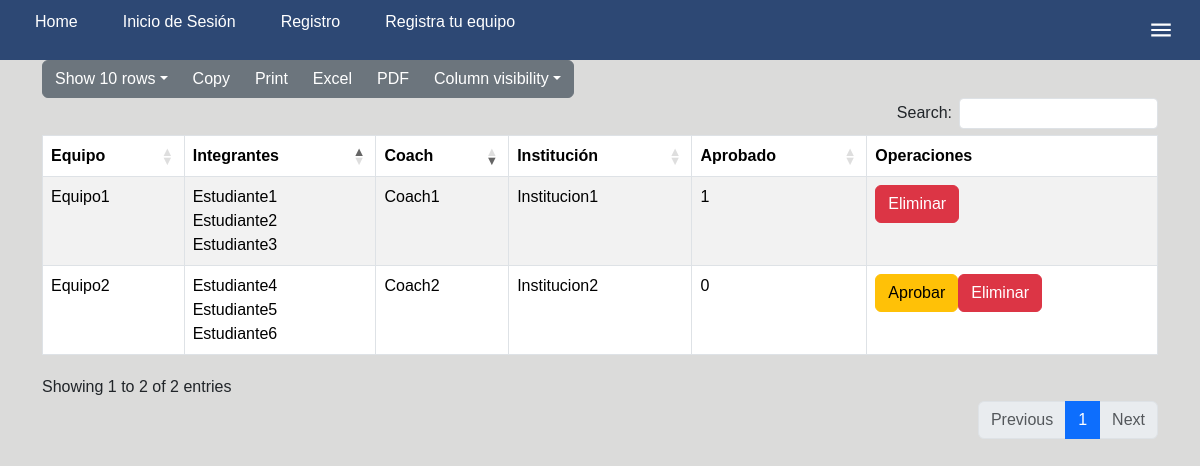
Before: /Vista/ListaEquipos.php with the older database file.
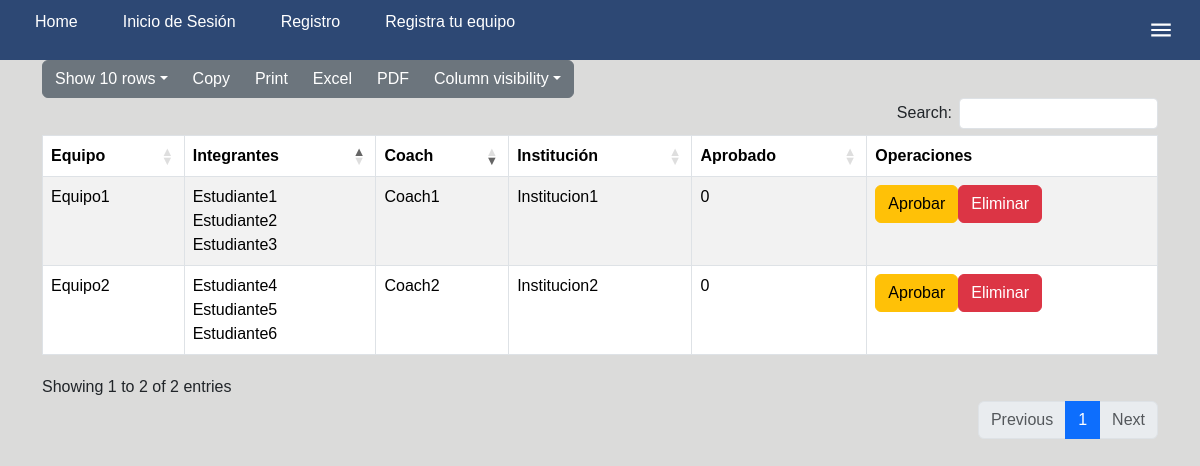
After: the same page with the newer database file.
### tables this page shows
create table
    Equipos (
        IdE int auto_increment,
        NombreEquipo varchar(50) not null,
        Estudiante1 varchar(25) not null,
        Estudiante2 varchar(25) not null,
        Estudiante3 varchar(25) not null,
        Institucion varchar(25) not null,
        Coach varchar(25) not null,
        FotoEquipo VARCHAR(255),
        Aprobado int not null,
        primary key (IdE),
        foreign key (Institucion) references Instituciones (NombreI)
    );

### datos/conexion.php (called while the page is built, shortened)
<?php
class Conexion
{
    private static $servidor = 'localhost' ;
    private static $db = 'Coding' ;
    private static $usuario = 'root';
    private static $password = 'root';
    private static $puerto = '3306';
    private static $conexion  = null;
    public static function conectar()
    {
        if (self::$conexion==null)
        {
            try
            {
                self::$conexion =  new PDO( "mysql:host=".self::$servidor.";port=".self::$puerto.";dbname=".self::$db, self::$usuario, self::$password);
                self::$conexion->setAttribute(PDO::ATTR_ERRMODE, PDO::ERRMODE_EXCEPTION);
            }
            catch(PDOException $e)
            {
                exit($e->getMessage());
            }
        }
        return self::$conexion;
    }
    public static function desconectar()
    {
        self::$conexion = null;
    }
}
?>

### datos/daoEquipos.php (called while the page is built, shortened)
<?php
require_once ('conexion.php');
class DAOEquipos
{
    private $conexion;
    private function conectar()
    {
        try {
            $this->conexion = Conexion::conectar();
        } catch (Exception $e) {
            die($e->getMessage());
        }
    }
    public function obtenerTodos(){
        try {
            $lista = array();
            $sentenciaSQL = $this->conexion->prepare("SELECT * FROM Equipos");
            $sentenciaSQL->execute();
            $resultado = $sentenciaSQL->fetchAll(PDO::FETCH_OBJ);
            foreach ($resultado as $row) {
                $obj = new Equipos();
                $obj->IdE = $row->IdE;
                $obj->NombreEquipo = $row->NombreEquipo;
                $obj->Estudiante1 = $row->Estudiante1;
                $obj->Estudiante2 = $row->Estudiante2;
                $obj->Estudiante3 = $row->Estudiante3;
                $obj->Coach = $row->Coach;
                $obj->Institucion = $row->Institucion;
                $obj->FotoEquipo = $row->FotoEquipo;
                $obj->Aprobado = $row->Aprobado;
                $lista[] = $obj;
            }
            return $lista;
        } catch (PDOException $e) {
            return null;
        } finally {
            Conexion::desconectar();
        }
    }
}

### Vista/ListaEquipos.php (the view, shortened to what this page needs)
<!DOCTYPE html>
<html lang="en">
<head>
    <link rel="stylesheet" href="css/bootstrap.min.css">
    <link rel="stylesheet" href="../dt/DataTables-1.13.6/css/dataTables.bootstrap5.min.css">
    <link rel="stylesheet" href="../dt/Buttons-2.4.2/css/buttons.bootstrap5.min.css">
</head>
<body>
    <?php
    require('../Principal/menu.php');
    require_once('../Datos/daoEquipos.php');
    $dao = new DAOEquipos();
    $listaEquipos = $dao->obtenerTodos();
    ?>
    <div class="container">
        <table id="lista" class="table table-striped table-bordered">
            <thead>
                <tr>
                    <th>Equipo</th>
                    <th>Integrantes</th>
                    <th>Coach</th>
                    <th>Institución</th>
                    <th>Aprobado</th>
                    <th>Operaciones</th>
                </tr>
            </thead>
            <tbody>
                <?php
                if ($listaEquipos) {
                    foreach ($listaEquipos as $equipo) {
                        echo "<tr><td>{$equipo->NombreEquipo}</td>",
                        "<td>{$equipo->Estudiante1}<br>{$equipo->Estudiante2}<br>{$equipo->Estudiante3}</td>",
                        "<td>{$equipo->Coach}</td>",
                        "<td>{$equipo->Institucion}</td>",
                        "<td>{$equipo->Aprobado}</td>",
                        "<td>";
                        if ($equipo->Aprobado != 1) {
                            echo "<button class='btn btn-warning btn-aprobar' data-idE='{$equipo->IdE}'>Aprobar</button>";
                        }
                        echo "<button class='btn btn-danger btn-eliminar' id=btn-Autorizar data-idE='{$equipo->IdE}' data-equipo='{$equipo->NombreEquipo}'>Eliminar</button>",
                        "</td>",
                        "</tr>";
                    }
                } else {
                    echo "<tr><td colspan='4'>No se encontraron registros</td></tr>";
                }
                ?>
            </tbody>
        </table>
    </div>
</body>
</html>

### Principal/menu.php (shortened to what this page needs)
<!DOCTYPE html>
<html lang="en">
<head>
    <link rel="stylesheet" href="../estilos/estilos.css">
</head>
<body>
    <header class="navbar">
        <nav>
            <div>
                <ul>
                    <li><a href="../Principal/index.php">Home</a></li>
                    <li><a href="../Login/Login.php">Inicio de Sesión</a></li>
                    <li><a href="../Login/Registro.php">Registro</a></li>
                    <li><a href="../Login/Equipos.php">Registra tu equipo</a></li>
                </ul>
            </div>
        </nav>
        <button id="btnmulti" tabindex="0" type="button">
            <span class="MuiIconButton-label">
                <svg fill="white" width="26px" height="26px" viewBox="0 0 1024 1024" rotate="0">
                    <path d="M128 768h768v-85.332h-768v85.332zM128 554.668h768v-85.334h-768v85.334zM128 256v85.33h768v-85.33h-768z"></path>
                </svg>
            </span>
        </button>
    </header>
</body>
</html>

### estilos/estilos.css (style rules this page uses)
body { margin: 0; padding: 0; font-family: 'Arial', sans-serif; background-color: #dbdbda; }
#btnmulti { background-color: transparent; border: 5px; }
.navbar li { margin: 0 15px; display: inline; }
.navbar a { text-decoration: none; color: #fff; font-size: 16px; position: relative; transition: color 0.3s; }
.navbar a::before { content: ''; position: absolute; width: 100%; height: 2px; bottom: 0; left: 0; background-color: #fff; transform: scaleX(0); transform-origin: bottom right; transition: transform 0.3s ease-in-out; }

### Principal/menu.php (style rules this page uses)
.navbar { background-color: rgb(27, 57, 106, .9); color: #fff; text-align: right; padding: 10px 0; display: flex; justify-content: space-between; align-items: center; padding: 10px 20px; }
.navbar ul { list-style: none; padding: 0; display: flex; gap: 15px; }
#btnmulti { background: none; border: none; cursor: pointer; outline: none; }
#btnmulti svg { fill: white; }

Changed rows visible on the page:
changed equipos "Equipo1": Aprobado "1" → "0"; now shows "Aprobar"
